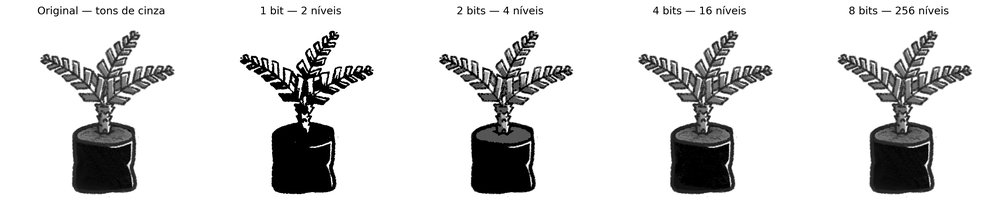
#> input picture portifolio01/quantizacao.png, 1000 x 216 px, shrunk from 4770 x 1029 before the run, found by its file name
$ jupyter execute lisa_portfolio02_17_9.ipynb
#> lines starting #> are read from the running program, lines starting #| are printed output that depends on the picture
[cell 1]
import cv2
import numpy as np
import matplotlib.pyplot as plt
from google.colab import files

[cell 2]
def histograma(img, titulo="Histograma"):
    """Plota o histograma (256 bins) de uma imagem em tons de cinza."""
    plt.figure(figsize=(5, 4))
    plt.hist(img.ravel(), bins=256, range=(0, 255), color="gray")
    plt.title(titulo)
    plt.xlabel("Intensidade")
    plt.ylabel("Nº de pixels")
    plt.tight_layout()
    plt.show()


def estatisticas(img):
    """Estatísticas simples para ajudar no diagnóstico do histograma."""
    media = img.mean()
    desvio = img.std()
    pct_escuros = (img < 50).mean() * 100
    pct_claros = (img > 200).mean() * 100
    print(f"Média de intensidade: {media:.1f}")
    print(f"Desvio-padrão:        {desvio:.1f}")
    print(f"% de pixels < 50  (região escura): {pct_escuros:.1f}%")
    print(f"% de pixels > 200 (região clara):  {pct_claros:.1f}%")
    return media, desvio, pct_escuros, pct_claros


def expandir_contraste(img, L=None, H=None):
    """Expansão linear de contraste, mapeando [L, H] -> [0, 255]."""
    if L is None:
        L = int(img.min())
    if H is None:
        H = int(img.max())
    img_f = img.astype(np.float32)
    saida = (img_f - L) * (255.0 / (H - L))
    return np.clip(saida, 0, 255).astype(np.uint8)


def equalizar(img):
    """Equalização de histograma (cv2.equalizeHist)."""
    return cv2.equalizeHist(img)


def corrigir_gamma(img, gamma):
    """Correção gama: saida = 255 * (entrada/255) ** (1/gamma)."""
    inv_gamma = 1.0 / gamma
    tabela = np.array(
        [((i / 255.0) ** inv_gamma) * 255 for i in range(256)]
    ).astype(np.uint8)
    return cv2.LUT(img, tabela)


def plot_antes_depois(antes, depois, titulo_antes, titulo_depois, nome_arquivo):
    """Figura 2x2: imagem antes/depois na linha de cima, histogramas embaixo."""
    fig, ax = plt.subplots(2, 2, figsize=(10, 8))

    ax[0, 0].imshow(antes, cmap="gray", vmin=0, vmax=255)
    ax[0, 0].set_title(titulo_antes)
    ax[0, 0].axis("off")

    ax[0, 1].imshow(depois, cmap="gray", vmin=0, vmax=255)
    ax[0, 1].set_title(titulo_depois)
    ax[0, 1].axis("off")

    ax[1, 0].hist(antes.ravel(), bins=256, range=(0, 255), color="gray")
    ax[1, 0].set_title(f"Histograma — {titulo_antes}")
    ax[1, 0].set_xlabel("Intensidade")
    ax[1, 0].set_ylabel("Nº de pixels")

    ax[1, 1].hist(depois.ravel(), bins=256, range=(0, 255), color="gray")
    ax[1, 1].set_title(f"Histograma — {titulo_depois}")
    ax[1, 1].set_xlabel("Intensidade")
    ax[1, 1].set_ylabel("Nº de pixels")

    plt.tight_layout()
    plt.savefig(nome_arquivo, dpi=200, bbox_inches="tight")
    plt.show()

## Imagem 1 — Escura demais

[cell 3]
arquivo_escura = files.upload()
#> the answer given: quantizacao.png
nome_escura = next(iter(arquivo_escura))
img_escura_bgr = cv2.imread(nome_escura)
#> img_escura_bgr is the input picture: shape (216, 1000, 3); min 0, max 255, mean 216.4
img_escura_gray = cv2.cvtColor(img_escura_bgr, cv2.COLOR_BGR2GRAY)

plt.figure(figsize=(5, 5))
plt.imshow(img_escura_gray, cmap="gray", vmin=0, vmax=255)
plt.title("Imagem escura — tons de cinza")
plt.axis("off")
plt.show()

histograma(img_escura_gray, "Histograma — imagem escura")
#> in histograma, `plt.show()`:
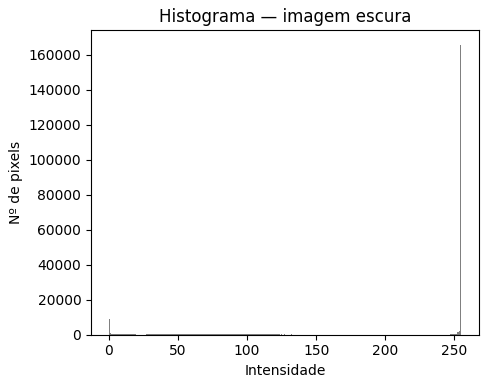
#> figure drawn by matplotlib, 1 panel; tallest bar 165592 high, from x = 254 to 255
estatisticas(img_escura_gray)
#> in estatisticas, `media = img.mean()`: media = 216.4
#> in estatisticas, `desvio = img.std()`: desvio = 81.68
#> in estatisticas, `pct_escuros = (img < 50).mean() * 100`: pct_escuros = 10.38
#> in estatisticas, `pct_claros = (img > 200).mean() * 100`: pct_claros = 80.77
#| Média de intensidade: 216.4
#| Desvio-padrão:        81.7
#| % de pixels < 50  (região escura): 10.4%
#| % de pixels > 200 (região clara):  80.8%
#> Out = (216.4, 81.68, 10.38, 80.77)

**Diagnóstico:**
As intensidades estão concentradas na faixa **baixa** com o pico mais alto entre 0 e 50.Isso indica uma imagem **subexposta**, com pouco ou nenhum uso da faixa clara do histograma

**Operação escolhida: correção de gama (γ > 1)**

Para clarear uma imagem subexposta sem "estourar" as áreas já claras, a correção de gama com γ > 1 é a mais indicada: ela expande proporcionalmente mais as intensidades baixas do que as altas (diferente da expansão linear de contraste, que trata toda a faixa de forma uniforme). Parâmetro usado: γ = 2,5.

[cell 4]
gamma_escura = 1.5
img_escura_corrigida = corrigir_gamma(img_escura_gray, gamma_escura)
#> in corrigir_gamma, `return cv2.LUT(img, tabela)`:
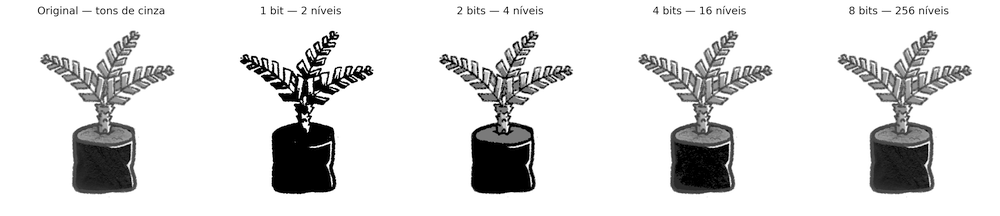
#> returned value: shape (216, 1000); min 0, max 255, mean 220.9

plot_antes_depois(
    img_escura_gray, img_escura_corrigida,
    "Antes (escura)", f"Depois (gamma={gamma_escura})",
    "comparacao_escura.png",
)
#> in plot_antes_depois, `plt.savefig(nome_arquivo, dpi=200, bbox_inches="tight")`:
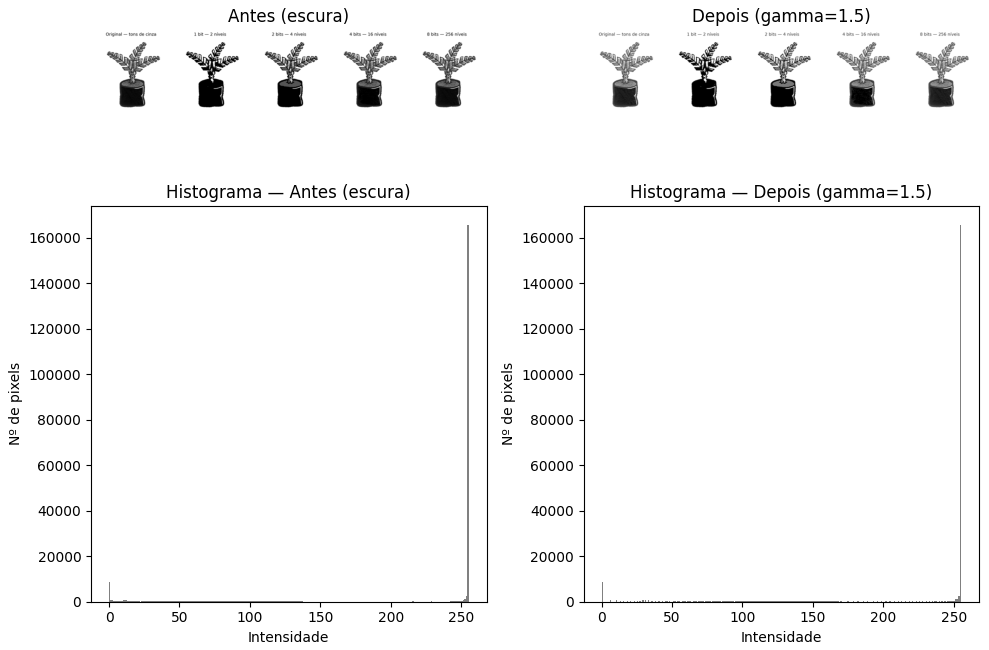
#> figure drawn by matplotlib, 4 panels; panel 3: tallest bar 165592 high, from x = 254 to 255; panel 4: tallest bar 165592 high, from x = 254 to 255

## Imagem 2 — Clara demais / saturada

[cell 5]
arquivo_clara = files.upload()
#> the answer given: quantizacao.png
nome_clara = next(iter(arquivo_clara))
img_clara_bgr = cv2.imread(nome_clara)
img_clara_gray = cv2.cvtColor(img_clara_bgr, cv2.COLOR_BGR2GRAY)

plt.figure(figsize=(5, 5))
plt.imshow(img_clara_gray, cmap="gray", vmin=0, vmax=255)
plt.title("Imagem clara/saturada — tons de cinza")
plt.axis("off")
plt.show()

histograma(img_clara_gray, "Histograma — imagem clara/saturada")
estatisticas(img_clara_gray)
#| Média de intensidade: 216.4
#| Desvio-padrão:        81.7
#| % de pixels < 50  (região escura): 10.4%
#| % de pixels > 200 (região clara):  80.8%
#> Out = (216.4, 81.68, 10.38, 80.77)

**Diagnóstico**
As intensidades estão fortemente deslocadas para a faixa alta, com um grande acúmulo entre 200 e 250, com um pico bem acentuado perto de 245–250.
Há muito pouco peso abaixo de 100. Isso confirma uma imagem superexposta/saturada: grande parte dos pixels está espremida perto do valor máximo, o que indica perda de detalhe nas áreas mais claras.

**Operação escolhida: correção de gama (γ > 0,4)**
Sobre o γ: com esse histograma tão deslocado pra direita, γ = 0,4 deve escurece bastante sem perder detalhes

[cell 6]
gamma_clara = 0.4
img_clara_corrigida = corrigir_gamma(img_clara_gray, gamma_clara)
#> call 2 of corrigir_gamma, with gamma = 0.4
#> in corrigir_gamma (call 2), `return cv2.LUT(img, tabela)`:
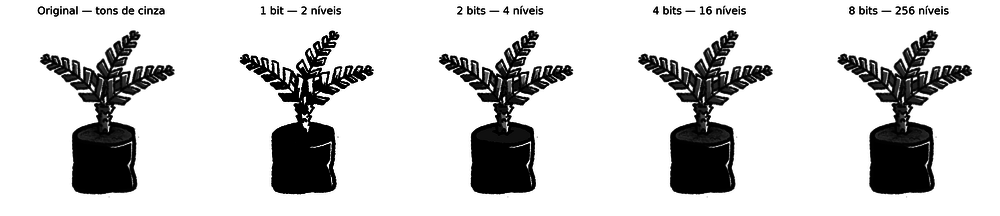
#> returned value: shape (216, 1000); min 0, max 255, mean 208.1

plot_antes_depois(
    img_clara_gray, img_clara_corrigida,
    "Antes (clara/saturada)", f"Depois (gamma={gamma_clara})",
    "comparacao_clara.png",
)

## Imagem 3 — Bem exposta

[cell 7]
arquivo_boa = files.upload()
#> the answer given: quantizacao.png
nome_boa = next(iter(arquivo_boa))
img_boa_bgr = cv2.imread(nome_boa)
img_boa_gray = cv2.cvtColor(img_boa_bgr, cv2.COLOR_BGR2GRAY)

plt.figure(figsize=(5, 5))
plt.imshow(img_boa_gray, cmap="gray", vmin=0, vmax=255)
plt.title("Imagem bem exposta — tons de cinza")
plt.axis("off")
plt.show()

histograma(img_boa_gray, "Histograma — imagem bem exposta")
estatisticas(img_boa_gray)
#| Média de intensidade: 216.4
#| Desvio-padrão:        81.7
#| % de pixels < 50  (região escura): 10.4%
#| % de pixels > 200 (região clara):  80.8%
#> Out = (216.4, 81.68, 10.38, 80.77)

**Diagnóstico (edite com base no resultado acima):**
As intensidades já estão *em distribuídas ao longo de toda a faixa
0–255, sem concentração forte em nenhuma extremidade — o que é típico de uma
imagem com boa exposição e bom contraste.

**Operação escolhida: equalização de histograma**

Como a imagem já está visualmente bem exposta, a equalização serve aqui mais para demonstrar como a equalização pode melhorar uma foto que já está visualmente boa. Não há parâmetro livre (a equalização é
determinada automaticamente pelo histograma da imagem).

[cell 8]
img_boa_equalizada = equalizar(img_boa_gray)
#> in equalizar, `return cv2.equalizeHist(img)`:
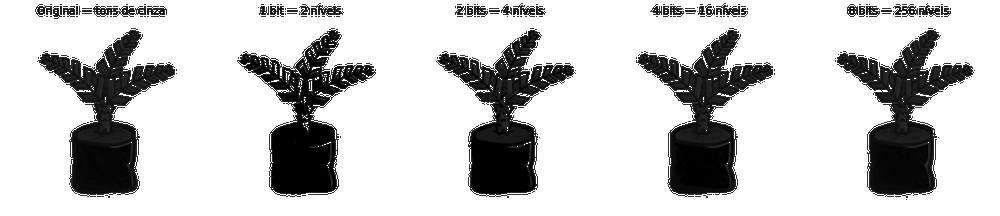
#> returned value: shape (216, 1000); min 0, max 255, mean 200.5

plot_antes_depois(
    img_boa_gray, img_boa_equalizada,
    "Antes (bem exposta)", "Depois (equalizada)",
    "comparacao_boa.png",
)
#> call 3 of plot_antes_depois, with titulo_antes = 'Antes (bem exposta)', titulo_depois = 'Depois (equalizada)', nome_arquivo = 'comparacao_boa.png'
#> in plot_antes_depois (call 3), `plt.savefig(nome_arquivo, dpi=200, bbox_inches="tight")`:
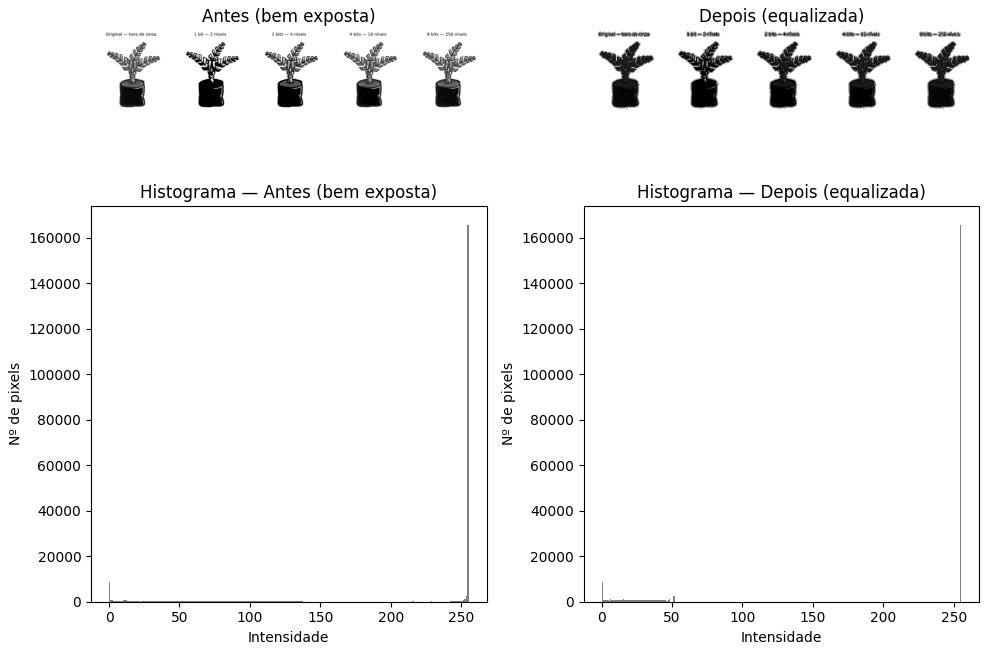
#> figure drawn by matplotlib, 4 panels; panel 3: tallest bar 165592 high, from x = 254 to 255; panel 4: tallest bar 165592 high, from x = 254 to 255
